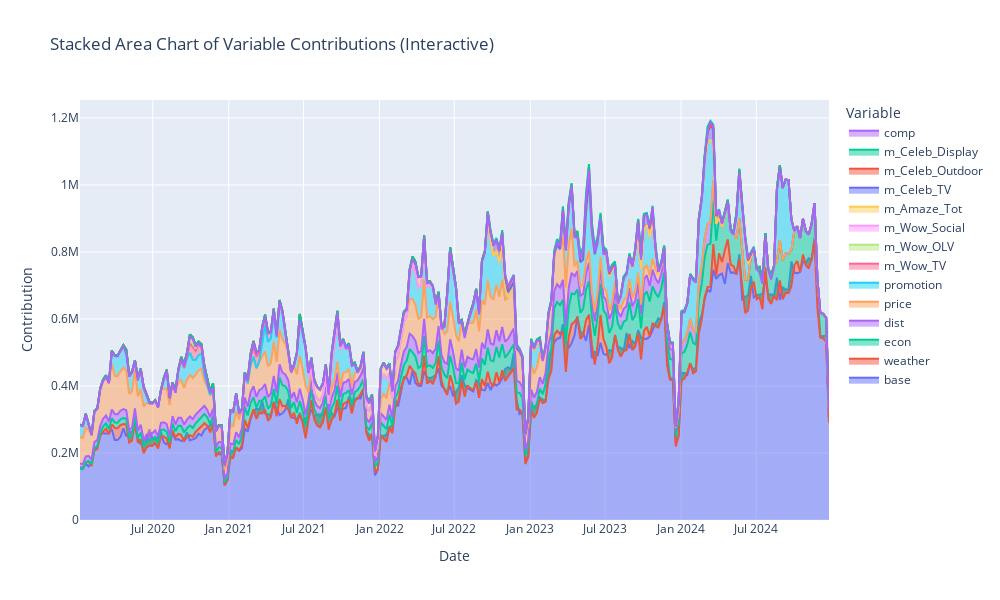

Notebook source saved alongside this figure:
### Code cell
# Interactive stacked area chart of all variables in df_decomp_vol except model, model_og, diff using plotly
import plotly.graph_objects as go
exclude_cols = ['model', 'model_og', 'diff']
area_cols = [col for col in df_decomp_vol.columns if col not in exclude_cols]
fig = go.Figure()
for col in area_cols:
    fig.add_trace(go.Scatter(x=df_decomp_vol.index, y=df_decomp_vol[col], mode='lines', stackgroup='one', name=col))
fig.update_layout(title='Stacked Area Chart of Variable Contributions (Interactive)',
                  xaxis_title='Date', yaxis_title='Contribution',
                  legend_title='Variable',
                  hovermode='x unified',
                  height=600, width=1000)
fig.show()

### Figure 1 — Plotly figure (JSON) as saved in the notebook; plotly's stock layout.template omitted (floating-point values rounded to 4 significant figures; data arrays with more than 128 entries replaced by an {"elided": "..."} marker saying what was removed)
{"data": [{"mode": "lines", "name": "base", "stackgroup": "one", "type": "scatter", "x": {"elided": "260 str values"}, "y": {"elided": "260 float values"}}, {"mode": "lines", "name": "weather", "stackgroup": "one", "type": "scatter", "x": {"elided": "260 str values"}, "y": {"elided": "260 float values"}}, {"mode": "lines", "name": "econ", "stackgroup": "one", "type": "scatter", "x": {"elided": "260 str values"}, "y": {"elided": "260 float values"}}, {"mode": "lines", "name": "dist", "stackgroup": "one", "type": "scatter", "x": {"elided": "260 str values"}, "y": {"elided": "260 float values"}}, {"mode": "lines", "name": "price", "stackgroup": "one", "type": "scatter", "x": {"elided": "260 str values"}, "y": {"elided": "260 float values"}}, {"mode": "lines", "name": "promotion", "stackgroup": "one", "type": "scatter", "x": {"elided": "260 str values"}, "y": {"elided": "260 float values"}}, {"mode": "lines", "name": "m_Wow_TV", "stackgroup": "one", "type": "scatter", "x": {"elided": "260 str values"}, "y": {"elided": "260 float values"}}, {"mode": "lines", "name": "m_Wow_OLV", "stackgroup": "one", "type": "scatter", "x": {"elided": "260 str values"}, "y": {"elided": "260 float values"}}, {"mode": "lines", "name": "m_Wow_Social", "stackgroup": "one", "type": "scatter", "x": {"elided": "260 str values"}, "y": {"elided": "260 float values"}}, {"mode": "lines", "name": "m_Amaze_Tot", "stackgroup": "one", "type": "scatter", "x": {"elided": "260 str values"}, "y": {"elided": "260 float values"}}, {"mode": "lines", "name": "m_Celeb_TV", "stackgroup": "one", "type": "scatter", "x": {"elided": "260 str values"}, "y": {"elided": "260 float values"}}, {"mode": "lines", "name": "m_Celeb_Outdoor", "stackgroup": "one", "type": "scatter", "x": {"elided": "260 str values"}, "y": {"elided": "260 float values"}}, {"mode": "lines", "name": "m_Celeb_Display", "stackgroup": "one", "type": "scatter", "x": {"elided": "260 str values"}, "y": {"elided": "260 float values"}}, {"mode": "lines", "name": "comp", "stackgroup": "one", "type": "scatter", "x": {"elided": "260 str values"}, "y": {"elided": "260 float values"}}], "layout": {"height": 600, "hovermode": "x unified", "legend": {"title": {"text": "Variable"}}, "title": {"text": "Stacked Area Chart of Variable Contributions (Interactive)"}, "width": 1000, "xaxis": {"title": {"text": "Date"}}, "yaxis": {"title": {"text": "Contribution"}}}}
